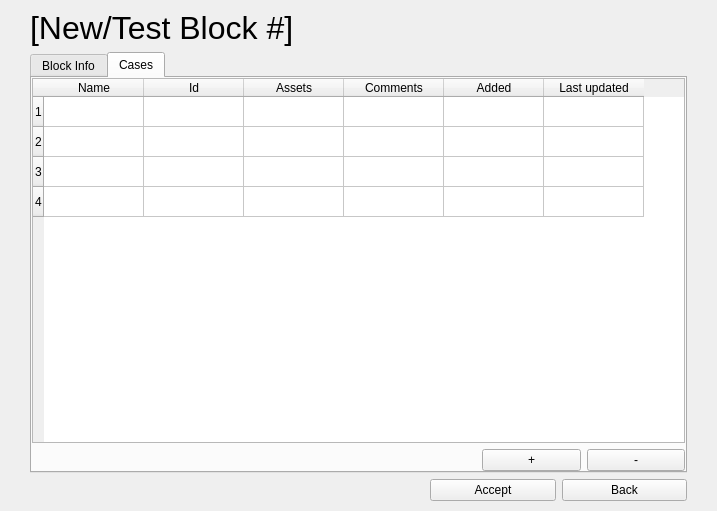
<?xml version="1.0" encoding="UTF-8"?>
<ui version="4.0">
 <class>form_block</class>
 <widget class="QWidget" name="form_block">
  <property name="geometry">
   <rect>
    <x>0</x>
    <y>0</y>
    <width>717</width>
    <height>511</height>
   </rect>
  </property>
  <property name="windowTitle">
   <string>Form</string>
  </property>
  <layout class="QVBoxLayout" name="verticalLayout">
   <property name="leftMargin">
    <number>30</number>
   </property>
   <property name="topMargin">
    <number>10</number>
   </property>
   <property name="rightMargin">
    <number>30</number>
   </property>
   <property name="bottomMargin">
    <number>10</number>
   </property>
   <item>
    <widget class="QLabel" name="lbl_block">
     <property name="font">
      <font>
       <pointsize>24</pointsize>
      </font>
     </property>
     <property name="text">
      <string>[New/Test Block #]</string>
     </property>
     <property name="wordWrap">
      <bool>true</bool>
     </property>
    </widget>
   </item>
   <item>
    <widget class="QTabWidget" name="tab_widget_block">
     <property name="currentIndex">
      <number>1</number>
     </property>
     <widget class="QWidget" name="tab_cases">
      <attribute name="title">
       <string>Block Info</string>
      </attribute>
      <layout class="QVBoxLayout" name="verticalLayout_2">
       <property name="leftMargin">
        <number>0</number>
       </property>
       <property name="topMargin">
        <number>0</number>
       </property>
       <property name="rightMargin">
        <number>0</number>
       </property>
       <property name="bottomMargin">
        <number>0</number>
       </property>
       <item>
        <layout class="QHBoxLayout" name="hlayout_id">
         <item>
          <widget class="QLabel" name="lbl_id">
           <property name="text">
            <string>Id:</string>
           </property>
          </widget>
         </item>
         <item>
          <widget class="QLineEdit" name="le_id">
           <property name="placeholderText">
            <string>[Identificator]</string>
           </property>
          </widget>
         </item>
         <item>
          <widget class="QLabel" name="lbl_name">
           <property name="text">
            <string>Name:</string>
           </property>
          </widget>
         </item>
         <item>
          <widget class="QLineEdit" name="le_name">
           <property name="cursor">
            <cursorShape>ArrowCursor</cursorShape>
           </property>
           <property name="text">
            <string/>
           </property>
           <property name="placeholderText">
            <string>[Name]</string>
           </property>
          </widget>
         </item>
         <item>
          <widget class="QLabel" name="lbl_system">
           <property name="text">
            <string>System:</string>
           </property>
          </widget>
         </item>
         <item>
          <widget class="QComboBox" name="cb_system"/>
         </item>
        </layout>
       </item>
       <item>
        <layout class="QHBoxLayout" name="hlayout_date">
         <item>
          <widget class="QLabel" name="lbl_creation">
           <property name="text">
            <string>Creation time:</string>
           </property>
          </widget>
         </item>
         <item>
          <widget class="QLineEdit" name="le_creation">
           <property name="text">
            <string/>
           </property>
           <property name="placeholderText">
            <string>[Creation time]</string>
           </property>
          </widget>
         </item>
         <item>
          <widget class="QLabel" name="lbl_update">
           <property name="text">
            <string>Last update:</string>
           </property>
          </widget>
         </item>
         <item>
          <widget class="QLineEdit" name="le_update">
           <property name="text">
            <string/>
           </property>
           <property name="placeholderText">
            <string>[Update time]</string>
           </property>
          </widget>
         </item>
        </layout>
       </item>
       <item>
        <layout class="QHBoxLayout" name="hlayout_comments">
         <item>
          <widget class="QLabel" name="lbl_comments">
           <property name="text">
            <string>Comments:</string>
           </property>
          </widget>
         </item>
         <item>
          <widget class="QLineEdit" name="le_comments">
           <property name="text">
            <string/>
           </property>
           <property name="placeholderText">
            <string>[Comments]</string>
           </property>
          </widget>
         </item>
        </layout>
       </item>
      </layout>
     </widget>
     <widget class="QWidget" name="tab_info">
      <attribute name="title">
       <string>Cases</string>
      </attribute>
      <layout class="QVBoxLayout" name="verticalLayout_3">
       <property name="leftMargin">
        <number>0</number>
       </property>
       <property name="topMargin">
        <number>0</number>
       </property>
       <property name="rightMargin">
        <number>0</number>
       </property>
       <property name="bottomMargin">
        <number>0</number>
       </property>
       <item>
        <widget class="QTableWidget" name="tbl_cases">
         <property name="rowCount">
          <number>4</number>
         </property>
         <row/>
         <row/>
         <row/>
         <row/>
         <column>
          <property name="text">
           <string>Name</string>
          </property>
         </column>
         <column>
          <property name="text">
           <string>Id</string>
          </property>
         </column>
         <column>
          <property name="text">
           <string>Assets</string>
          </property>
         </column>
         <column>
          <property name="text">
           <string>Comments</string>
          </property>
         </column>
         <column>
          <property name="text">
           <string>Added</string>
          </property>
         </column>
         <column>
          <property name="text">
           <string>Last updated</string>
          </property>
         </column>
        </widget>
       </item>
       <item>
        <layout class="QHBoxLayout" name="hlayout_btn_case">
         <property name="leftMargin">
          <number>450</number>
         </property>
         <item>
          <widget class="QPushButton" name="btn_add_case">
           <property name="text">
            <string>+</string>
           </property>
          </widget>
         </item>
         <item>
          <widget class="QPushButton" name="btn_remove_case">
           <property name="text">
            <string>-</string>
           </property>
          </widget>
         </item>
        </layout>
       </item>
      </layout>
     </widget>
    </widget>
   </item>
   <item>
    <layout class="QHBoxLayout" name="hlayout_btn_block">
     <property name="leftMargin">
      <number>400</number>
     </property>
     <item>
      <widget class="QPushButton" name="btn_back">
       <property name="text">
        <string>Accept</string>
       </property>
      </widget>
     </item>
     <item>
      <widget class="QPushButton" name="btn_accept">
       <property name="text">
        <string>Back</string>
       </property>
      </widget>
     </item>
    </layout>
   </item>
  </layout>
 </widget>
 <resources/>
 <connections/>
</ui>
